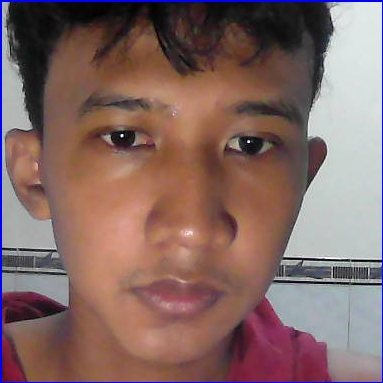
#> input picture dataset_wajah/agung/agung_0.jpg, 383 x 383 px; its folder holds only this picture in this run
$ python convert_dataset.py
#> lines starting #> are read from the running program, lines starting #| are printed output that depends on the picture
import cv2
import os
import numpy as np
from PIL import Image

# Path ke direktori utama dataset
dataset_path = "dataset_wajah"
# Nama file untuk model dan mapping ID
model_filename = 'trainer.yml'
map_filename = 'id_map.txt'

# --- [BAGIAN BARU] Hapus file lama jika ada ---
# Cek dan hapus model lama
if os.path.exists(model_filename):
    os.remove(model_filename)
    print(f"[INFO] File model lama '{model_filename}' telah dihapus.")

# Cek dan hapus map ID lama
if os.path.exists(map_filename):
    os.remove(map_filename)
    print(f"[INFO] File map ID lama '{map_filename}' telah dihapus.")
# ---------------------------------------------

# Inisialisasi recognizer (kita akan menggunakan LBPHFaceRecognizer)
recognizer = cv2.face.LBPHFaceRecognizer_create()

def get_images_and_labels(path):
    """
    Fungsi untuk mengambil gambar dan label dari direktori dataset yang terstruktur
    berdasarkan nama sub-folder.
    """
#> called with path = 'dataset_wajah'
    image_paths = []
    face_samples = []
    ids = []

    # Mapping nama folder ke ID numerik
    # Misalnya: {"agung": 0, "budi": 1}
    id_map = {}
    current_id = 0

    # Dapatkan nama-nama folder (nama orang) di dalam direktori dataset
    if not os.path.exists(path):
        print(f"[ERROR] Direktori dataset tidak ditemukan di: {path}")
        return [], [], {}

    user_names = [name for name in os.listdir(path) if os.path.isdir(os.path.join(path, name))]

    # Buat mapping ID numerik untuk setiap nama orang
    for user_name in sorted(user_names): # Menggunakan sorted() agar urutan ID konsisten
        if user_name not in id_map:
            id_map[user_name] = current_id
            current_id += 1
            print(f"[INFO] Menemukan orang: {user_name} dengan ID: {id_map[user_name]}")

    # Loop melalui setiap folder (setiap orang)
    for user_name in user_names:
        user_path = os.path.join(path, user_name)
        # Loop melalui setiap gambar di dalam folder orang tersebut
        for image_file in os.listdir(user_path):
            if image_file.lower().endswith(('.png', '.jpg', '.jpeg', '.gif', '.bmp')):
                image_path = os.path.join(user_path, image_file)
                pil_image = Image.open(image_path).convert('L') # Konversi ke grayscale
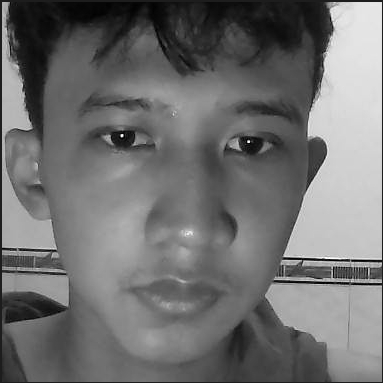
#> pil_image: PIL image 383x383 L; min 0, max 254, mean 112
                img_numpy = np.array(pil_image, 'uint8')

                # Ambil ID yang sesuai dari mapping
                img_id = id_map[user_name]

                face_samples.append(img_numpy)
                ids.append(img_id)
                image_paths.append(image_path)
#> pass 2 of the loop in get_images_and_labels, `for user_name in user_names:`:
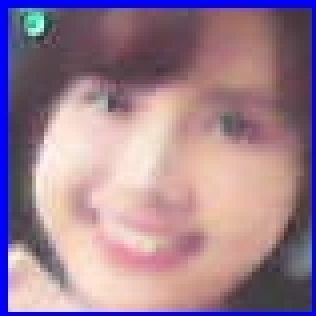
#> input picture dataset_wajah/gita/gita_0.jpg, 79 x 79 px (shown 4 times larger)
#> in get_images_and_labels, `pil_image = Image.open(image_path).convert('L')`:
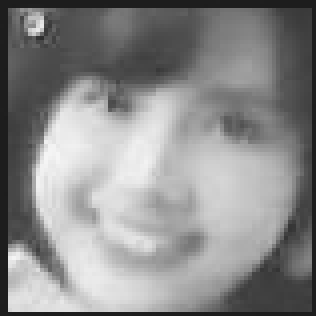
#> pil_image: PIL image 79x79 L (shown 4 times larger); min 28, max 245, mean 138.6

    return face_samples, ids, id_map

print("\n[INFO] Memulai pelatihan model pengenalan wajah. Mohon tunggu...")

# Ambil gambar dan label dari dataset
faces, ids, id_map = get_images_and_labels(dataset_path)
#> faces = 2 items; ids = [0, 1]; id_map = {'agung': 0, 'gita': 1}

if len(faces) > 0:
    # Melatih model menggunakan data yang sudah disiapkan
    recognizer.train(faces, np.array(ids))

    # Simpan model yang sudah dilatih ke file
    recognizer.write(model_filename)

    # Simpan juga mapping ID ke nama untuk program pengenalan
    with open(map_filename, 'w') as f:
        for name, user_id in id_map.items():
            f.write(f"{user_id}:{name}\n")
#> this loop made 2 passes
#> (name, user_id) on passes 1 to 2: ('agung', 0), ('gita', 1)

    print(f"\n[INFO] Model pengenalan wajah berhasil dilatih dan disimpan sebagai '{model_filename}'")
    print(f"[INFO] Total {len(faces)} gambar dari {len(id_map)} orang dilatih.")
#| [INFO] Total 2 gambar dari 2 orang dilatih.
    print(f"[INFO] Mapping ID-Nama disimpan ke '{map_filename}'")
else:
    print("\n[INFO] Tidak ada gambar yang ditemukan untuk dilatih. Pastikan folder 'dataset_wajah' memiliki sub-folder dengan gambar.")
